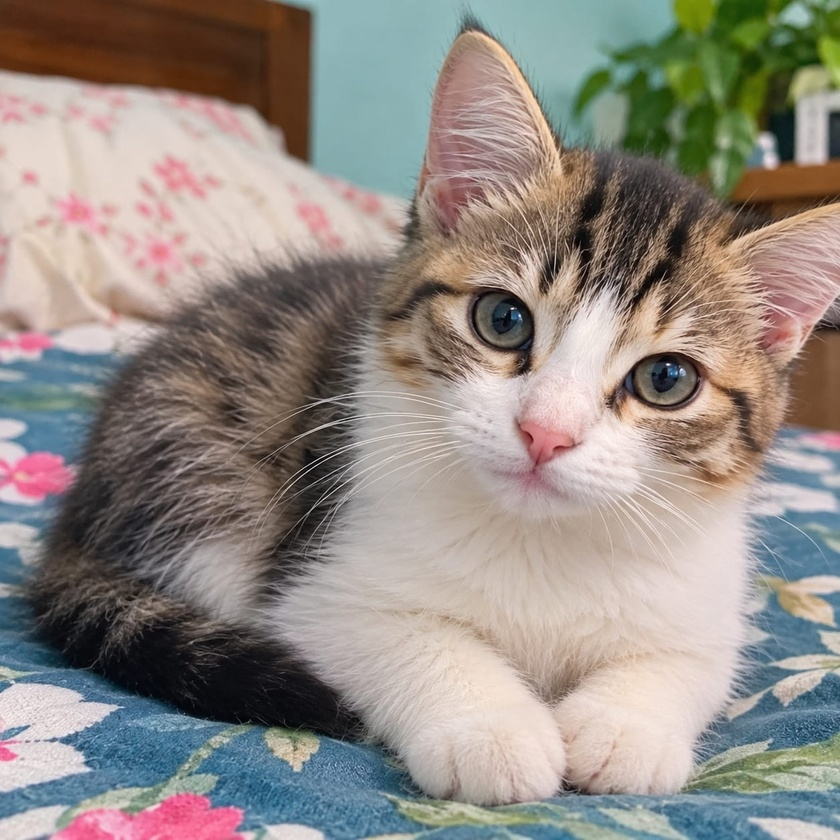
#> input picture Affine_Work/input.jpg, 840 x 840 px, shrunk from 1254 x 1254 before the run, found by its file name
$ python lowpass_work.py
#> lines starting #> are read from the running program, lines starting #| are printed output that depends on the picture
import os
import numpy as np
import matplotlib.pyplot as plt
from PIL import Image

here = os.path.dirname(os.path.abspath(__file__))
def in_here(name):
    return os.path.join(here, name)

g = np.asarray(Image.open(in_here("input.jpg")).convert("L"), dtype=float)
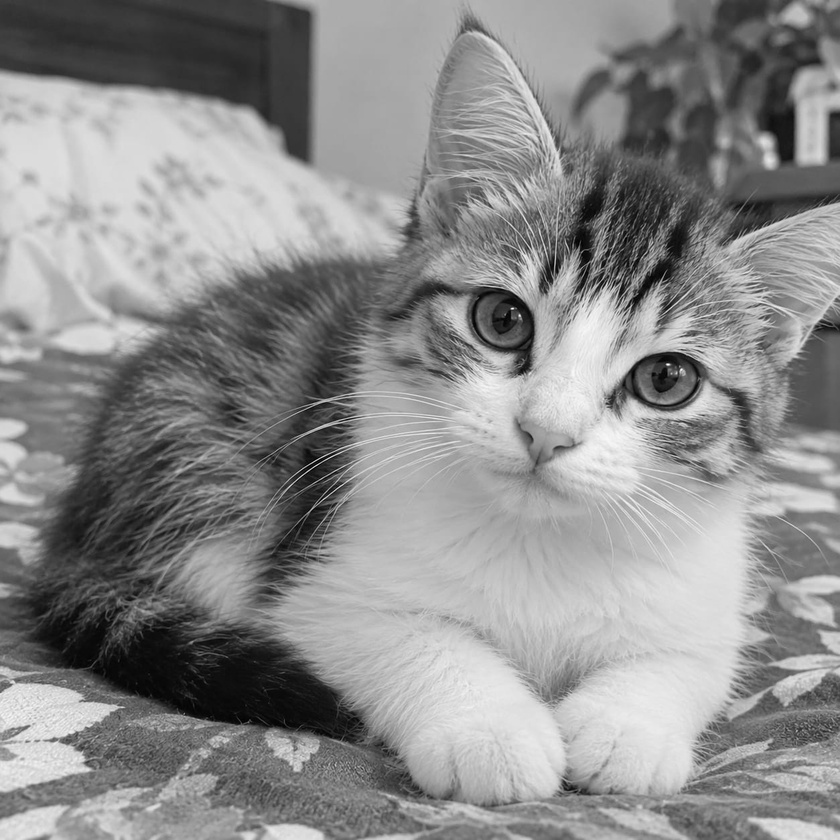
#> g: shape (840, 840) float64; min 0, max 254, mean 140.3
h, w = g.shape
#> h = 840; w = 840

# frequency grid: majhkhan theke dooratto
u = np.arange(w) - w // 2
#> u = 840 values from -420 to 419
v = np.arange(h) - h // 2
#> v = 840 values from -420 to 419
U, V = np.meshgrid(u, v)
D = np.sqrt(U ** 2 + V ** 2)

cut = 30          # nijer moto bodlao
order = 2

# ---- 3-ta low-pass mask ----
mask_ideal = (D <= cut).astype(float)
mask_gauss = np.exp(-(D ** 2) / (2 * cut ** 2))
mask_butter = 1.0 / (1.0 + (D / cut) ** (2 * order))

spec = np.fft.fftshift(np.fft.fft2(g))

def run_filter(mask):
    return np.real(np.fft.ifft2(np.fft.ifftshift(spec * mask)))
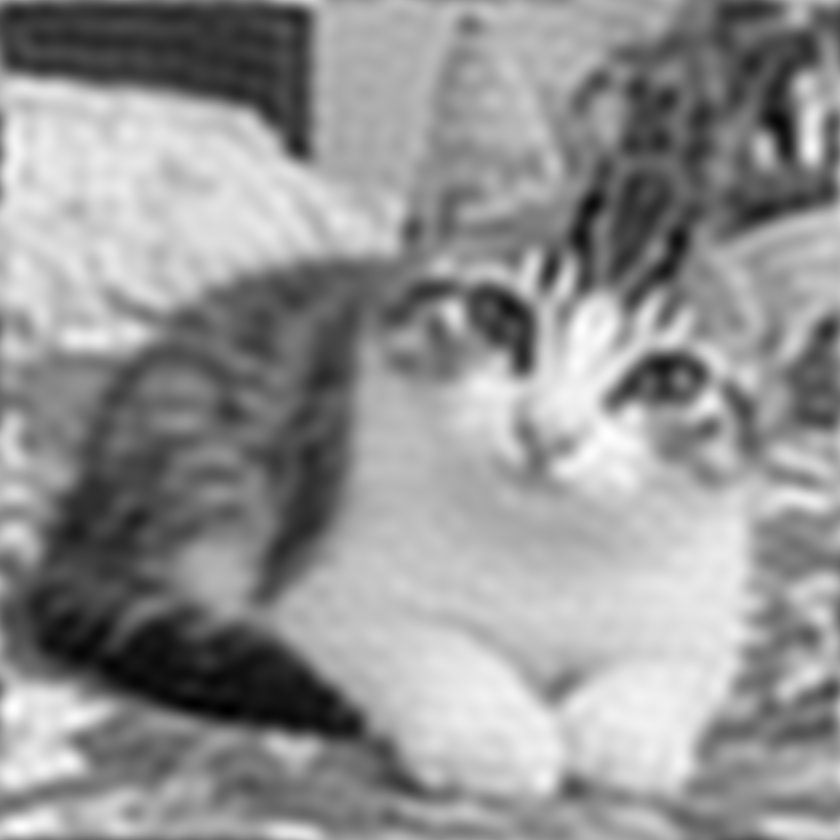
#> returned value: shape (840, 840) float64; min -4.58, max 246.7, mean 140.3; drawn with min black and max white

outs = [run_filter(m) for m in (mask_ideal, mask_gauss, mask_butter)]
#> outs = 3 items
names = ["Ideal", "Gaussian", f"Butterworth (n={order})"]
masks = [mask_ideal, mask_gauss, mask_butter]

# ---- dekhano ----
fig, c = plt.subplots(2, 4, figsize=(16, 8))
c[0, 0].imshow(np.log1p(np.abs(spec)), cmap="magma")
c[0, 0].set_title("Spectrum")
c[1, 0].imshow(g, cmap="gray", vmin=0, vmax=255)
c[1, 0].set_title("Mul gray")

for i in range(3):
    c[0, i + 1].imshow(masks[i], cmap="gray")
    c[0, i + 1].set_title(f"{names[i]} mask")
    c[1, i + 1].imshow(np.clip(outs[i], 0, 255), cmap="gray", vmin=0, vmax=255)
    c[1, i + 1].set_title(f"{names[i]}, D0={cut}")
for a in c.ravel():
    a.axis("off")

plt.tight_layout()
plt.savefig(in_here("lowpass_overview.png"), dpi=120)
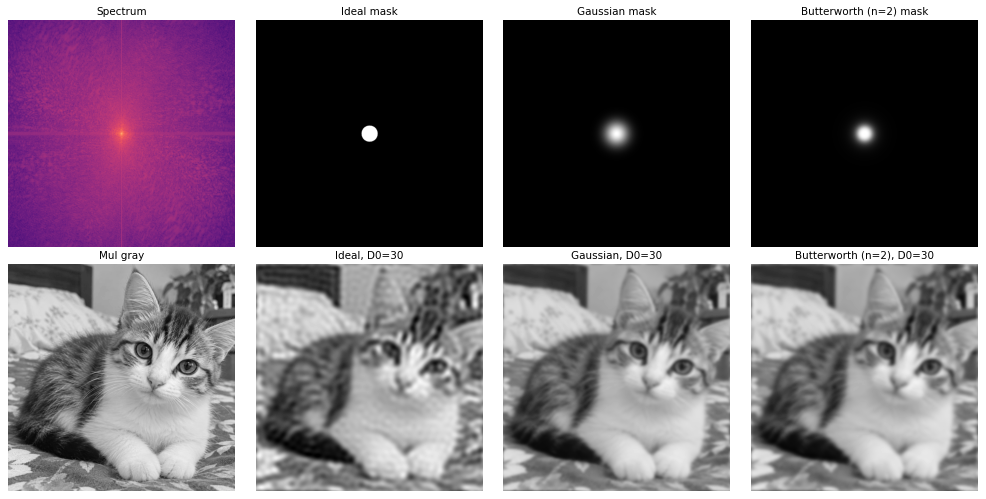
#> figure drawn by matplotlib, 8 panels

for nm, o in zip(("ideal", "gauss", "butter"), outs):
    Image.fromarray(np.clip(o, 0, 255).astype(np.uint8)).save(in_here(f"my_lp_{nm}.jpg"))
#> this loop made 3 passes
#> nm on passes 1 to 3: 'ideal', 'gauss', 'butter'

print("kaj shesh, file save hoyeche:", here)
plt.show()

$ run again, with Affine_Work/my_rotated.jpg copied over Affine_Work/input.jpg
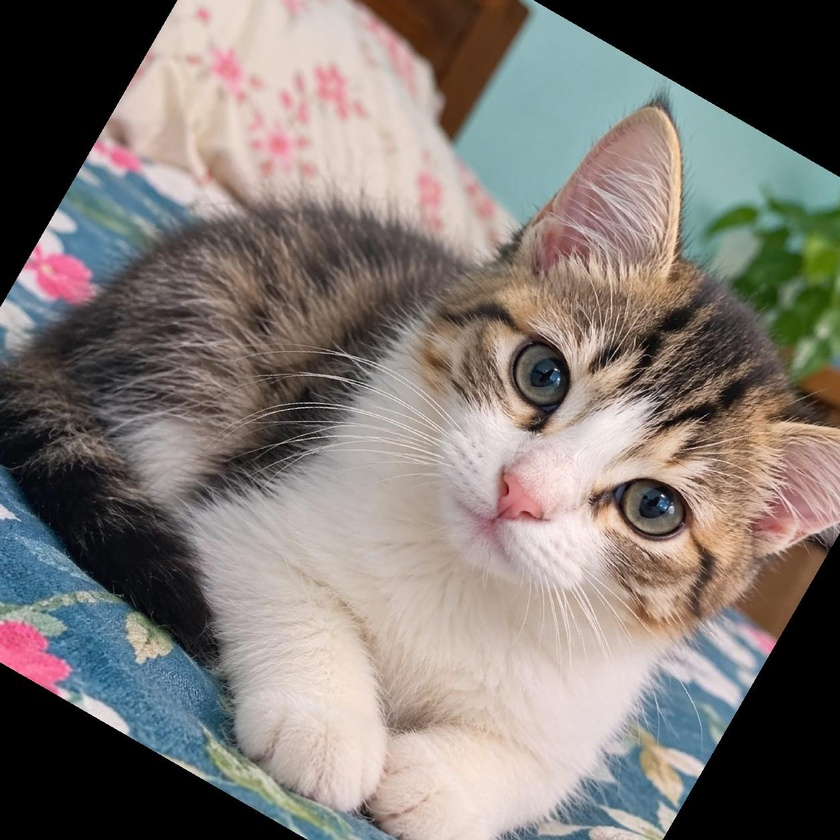
#> input picture Affine_Work/my_rotated.jpg, 840 x 840 px, shrunk from 1254 x 1254 before the run, found by its file name
#> in run_filter, `return np.real(np.fft.ifft2(np.fft.ifftshift(spec * mask)))`:
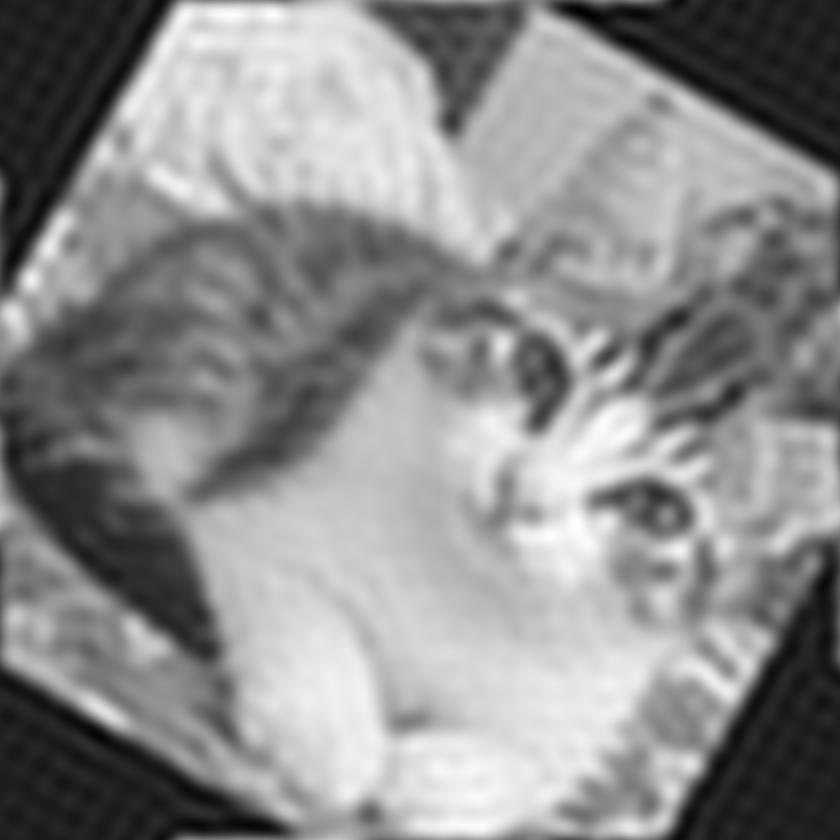
#> returned value: shape (840, 840) float64; min -34.84, max 246.3, mean 121.1; drawn with min black and max white
#> in run_filter (call 2), `return np.real(np.fft.ifft2(np.fft.ifftshift(spec * mask)))`:
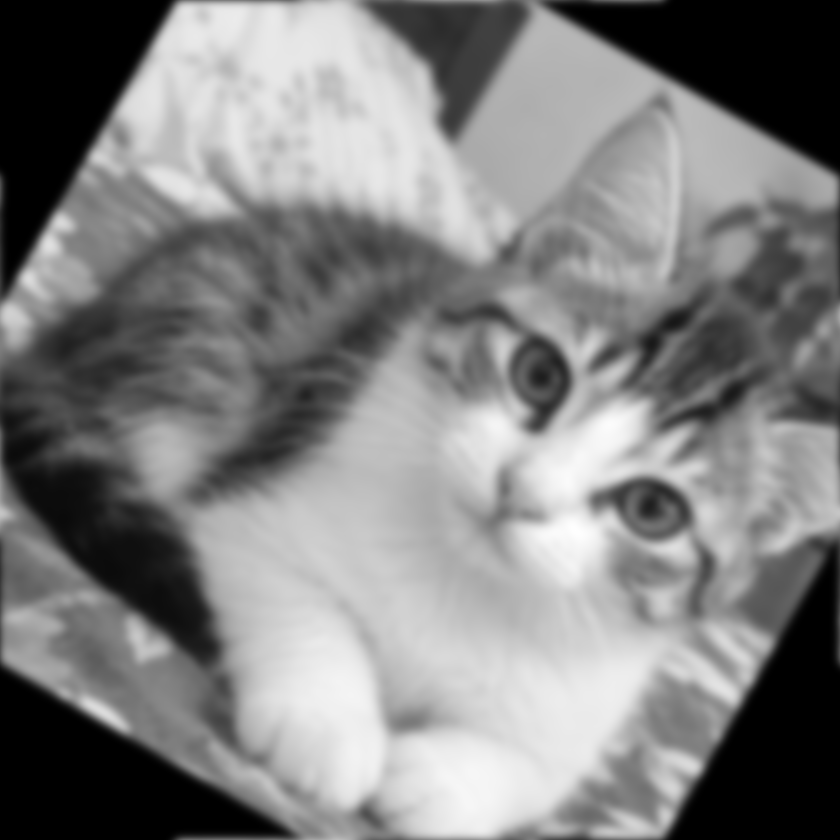
#> returned value: shape (840, 840) float64; min -1.06e-13, max 239.6, mean 121.1; drawn with min black and max white
#> outs = 3 items
#> the loop `for nm, o in zip(("ideal", "gauss", "butter"), outs):` made 3 passes
#> nm on passes 1 to 3: 'ideal', 'gauss', 'butter'

$ run again, with Affine_Work/my_scaled.jpg copied over Affine_Work/input.jpg
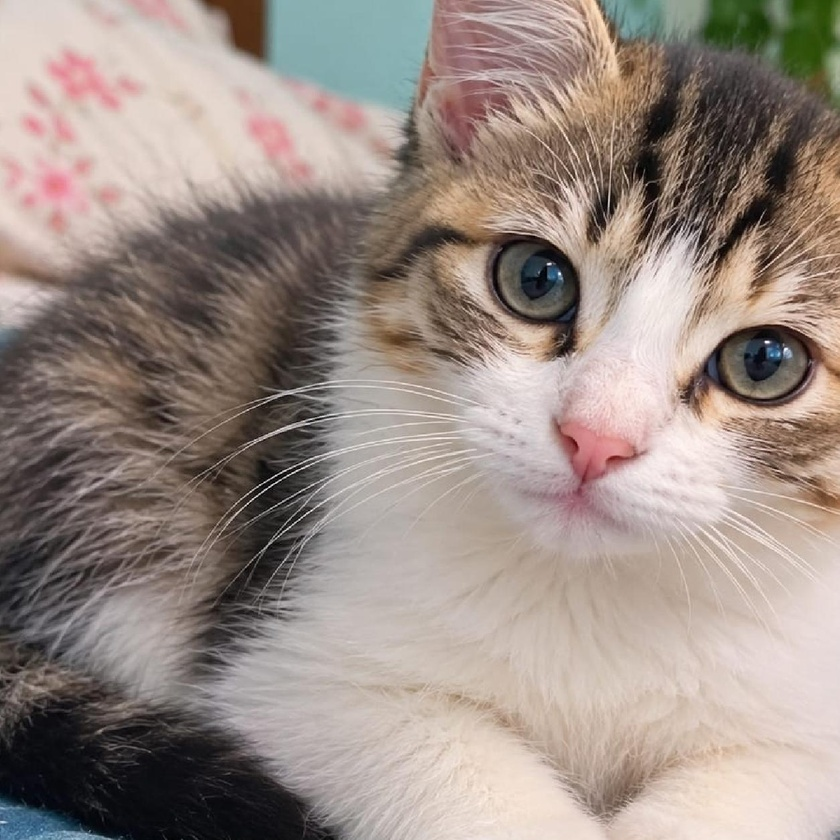
#> input picture Affine_Work/my_scaled.jpg, 840 x 840 px, shrunk from 1254 x 1254 before the run, found by its file name
#> `g = np.asarray(Image.open(in_here("input.jpg")).convert("L"), dtype=fl..`:
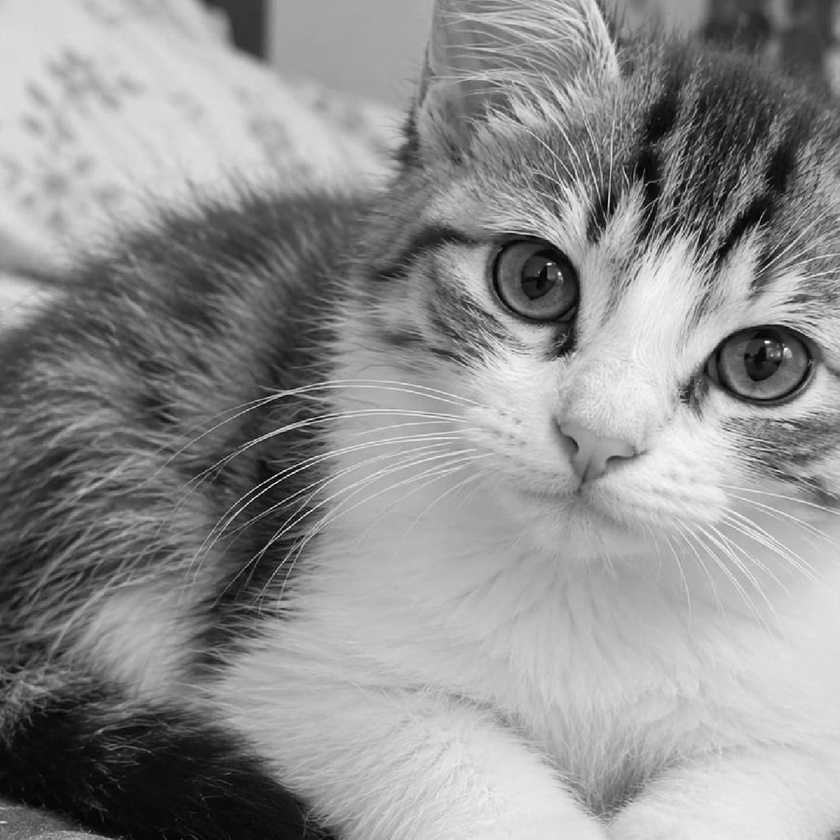
#> g: shape (840, 840) float64; min 0, max 254, mean 143.7
#> in run_filter (call 2), `return np.real(np.fft.ifft2(np.fft.ifftshift(spec * mask)))`:
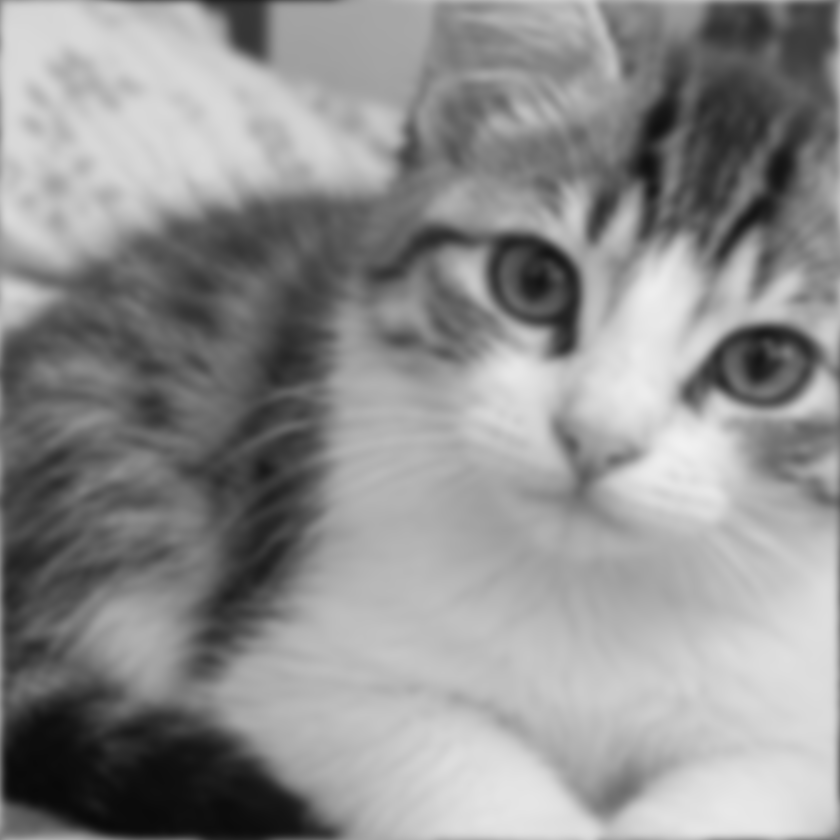
#> returned value: shape (840, 840) float64; min 9.6, max 241.4, mean 143.7
#> outs = 3 items
#> the loop `for nm, o in zip(("ideal", "gauss", "butter"), outs):` made 3 passes
#> nm on passes 1 to 3: 'ideal', 'gauss', 'butter'

$ run again, with Affine_Work/my_sheared.jpg copied over Affine_Work/input.jpg
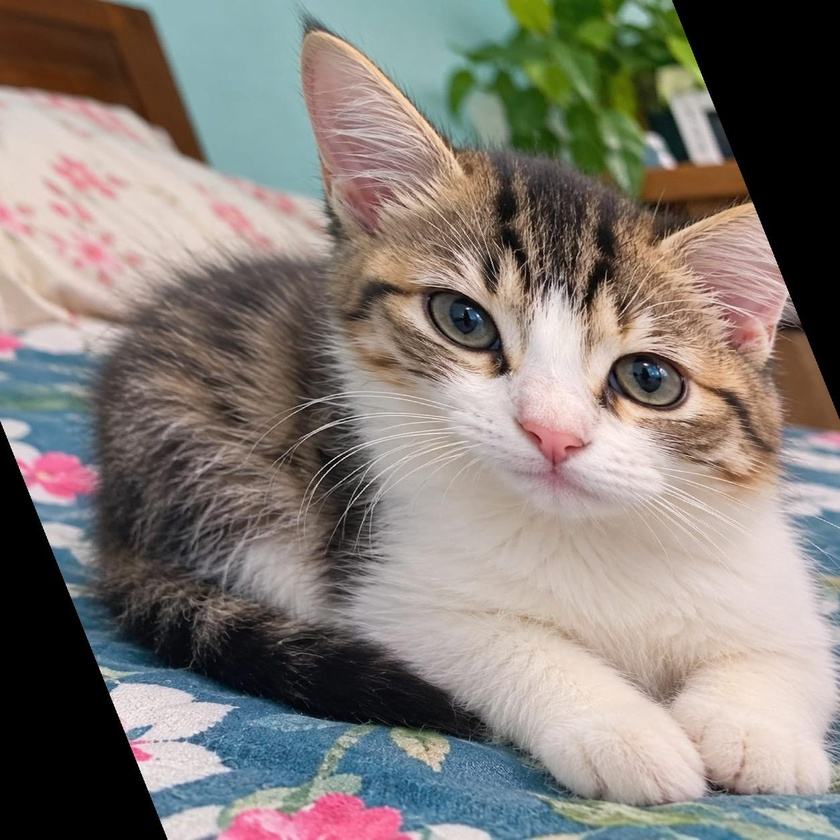
#> input picture Affine_Work/my_sheared.jpg, 840 x 840 px, shrunk from 1254 x 1254 before the run, found by its file name
#> `g = np.asarray(Image.open(in_here("input.jpg")).convert("L"), dtype=fl..`:
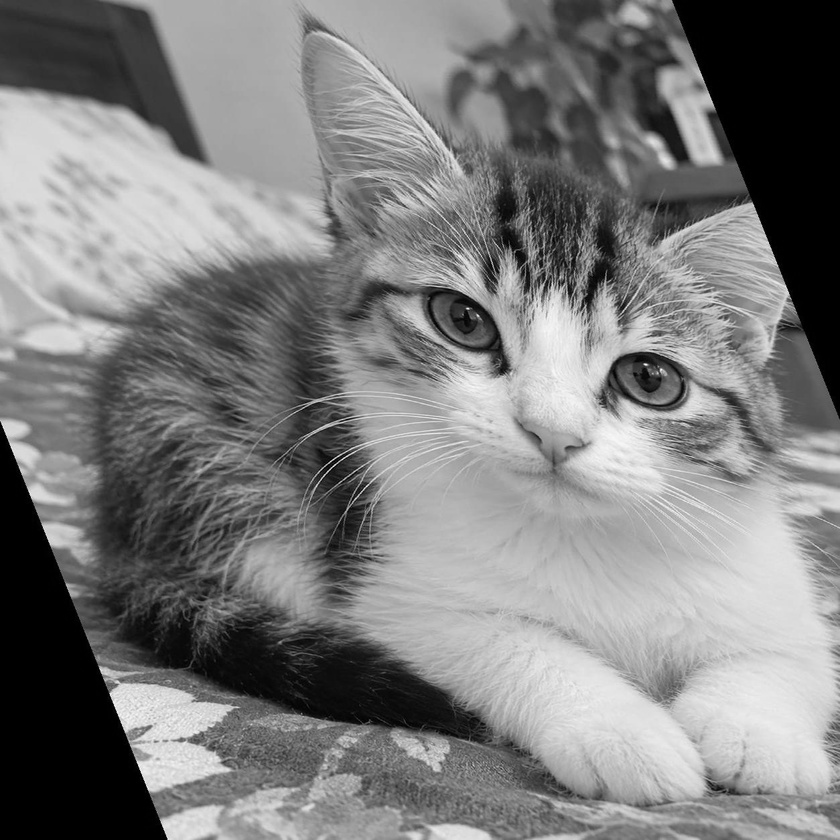
#> g: shape (840, 840) float64; min 0, max 254, mean 125.8
#> in run_filter (call 2), `return np.real(np.fft.ifft2(np.fft.ifftshift(spec * mask)))`:
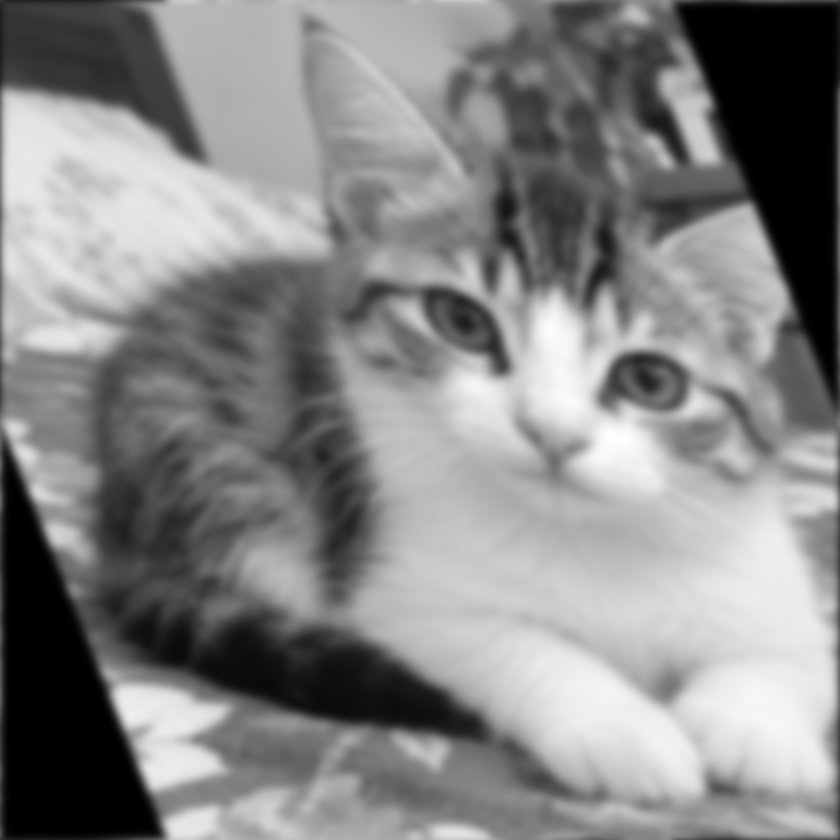
#> returned value: shape (840, 840) float64; min -1.39e-13, max 239.3, mean 125.8; drawn with min black and max white
#> outs = 3 items
#> the loop `for nm, o in zip(("ideal", "gauss", "butter"), outs):` made 3 passes
#> nm on passes 1 to 3: 'ideal', 'gauss', 'butter'
